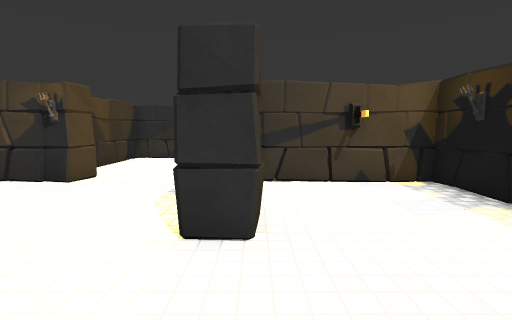
view 1 (above)

14 first-person views from a walk through a scene from a Unity 3-D project. The camera is 1.3 m above the floor, tilts 6° down and sees 85° across. The floor is counted in squares, 1 m on a side. Each view is taken from the middle of a square. On the plan, view 1 faces up. The plan holds only what a view shows up to about 13 squares ahead; the rest is blank. Some animated figures are left out. Door leaves are left out, so doorways stand open. Surface patterns are stand-ins for the level's own textures.

view 2
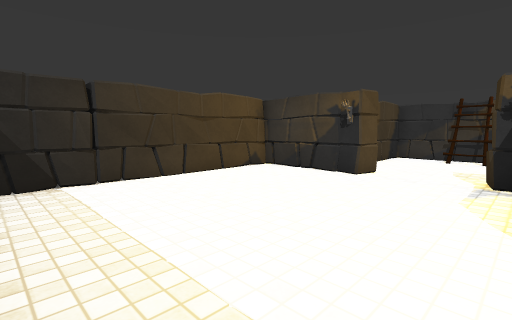

view 3
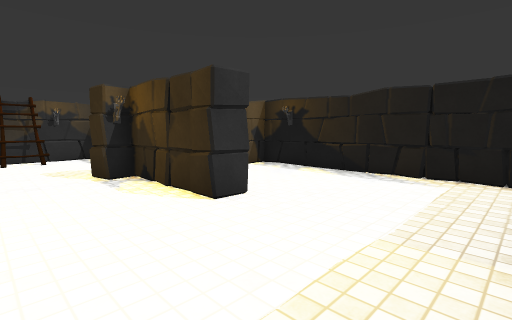

view 4
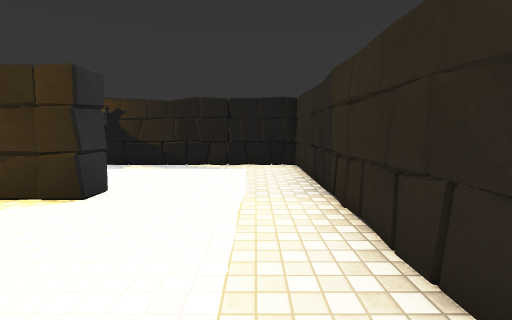

view 5
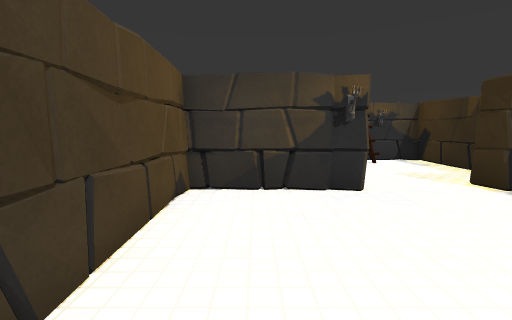

view 6
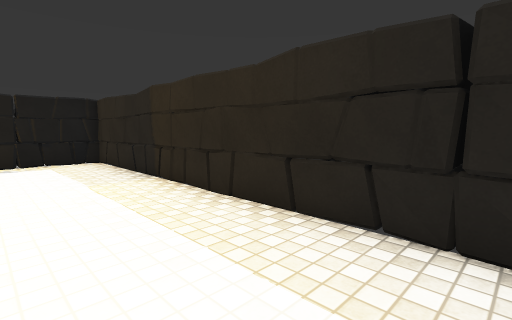

view 7
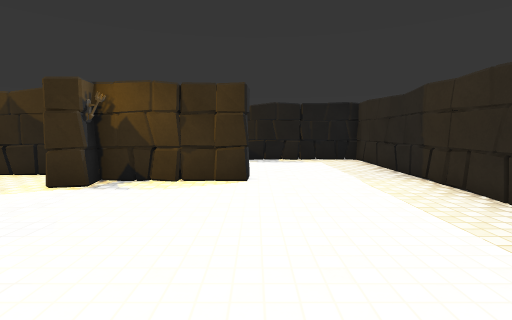

view 8
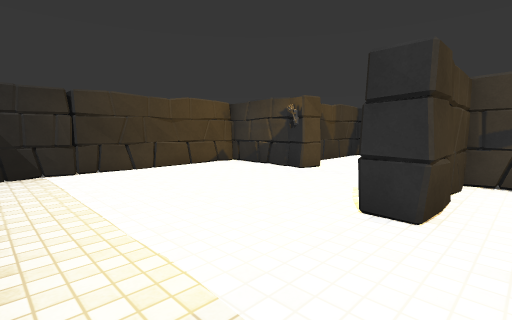

view 9
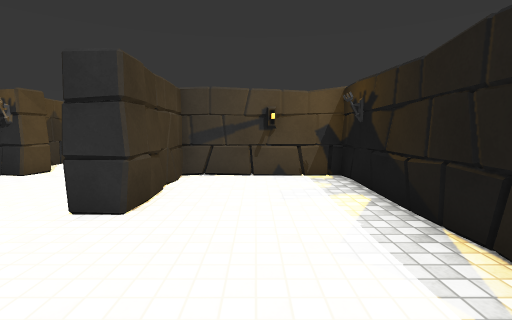

view 10
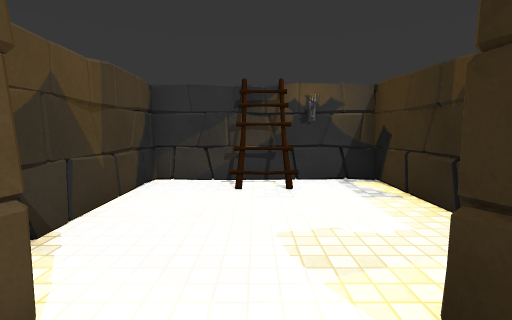

view 11
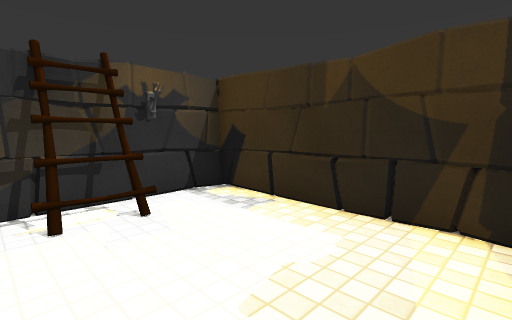

view 12
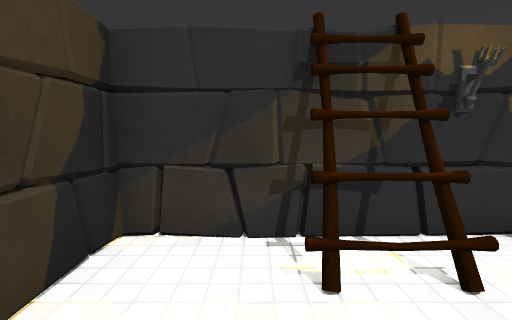

view 13
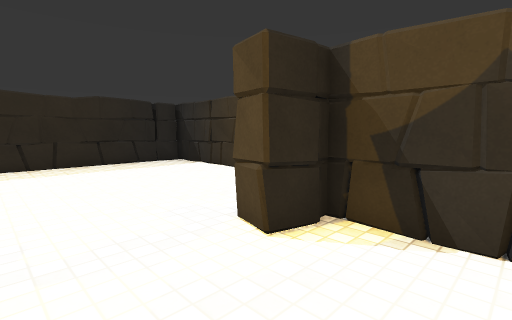

view 14
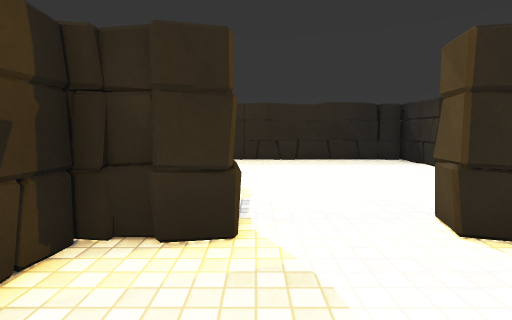

### Floor plan
Points are (right, up) in squares from view 1. A wall is a line through its corners. A room is listed if a view was taken in it or the views show most of it. See-through windows are left out.
Room 1 (views 1, 2, 3, 4, 5, 6, 7, 8, 9, 10)
walls: (-1, 3.3) (-0.8, 7.1); (-0.8, 4) (-0.9, 6.1); (0.1, 4.8) (0, 3.2); (-1.1, 5.5) (-0.7, 6.5); (-0.1, 7) (-0.1, 4.1); (0.3, 7.1) (0.2, 6.6); (-5.4, 7) (-8.4, 7) (-8.5, 6.5); (-7.4, -1.5) (-6.5, -1.6); (-8.5, 3.1) (-8.3, 2.3); (-6.2, 7.1) (-6.8, 6.9); (-8.7, 2.5) (-8.4, -0.7); (-8.6, -0.5) (-8.4, -1); (-8.6, -1.1) (-8.5, -1.5) (4.5, -1.5) (4.4, 7) (-0.2, 7) (0.1, 3.2) (-1, 3.3) (-0.8, 4.1); (-8.4, 7) (-8.6, -1.5)
low walls: (-0.9, -1.6) (0, -1.5); (-3.6, -1.5) (-3, -1.6) (-1.4, -1.4); (-8.5, 3.1) (-8.6, 2.5); (4.6, 0.3) (4.4, 2.4); (4.4, -0.5) (4.5, 0.3)
ways out: open door at (-3, 7) to room 2
objects: torch (-5, 7); lever (2, 6) to (2, 7); torch (4, 6)
Room 2 (views 11, 12, 13, 14)
walls: (-1.8, 7.8) (-0.8, 7.9); (-0.9, 7.8) (0.1, 7.7) (0.1, 13.3) (-0.7, 13.3); (-0.8, 7.8) (0.1, 7.8); (-5.6, 8) (-4.3, 7.7); (-3.4, 13.3) (-5.6, 13.3); (-1.7, 6.9) (-1.7, 7.8); (-5.5, 12.3) (-5.8, 11.9); (-4.2, 13.2) (-4.6, 13.4); (-0.9, 13.2) (-1.4, 13.4); (-5.6, 13.2) (-5.7, 12.6); (-5.7, 13.2) (-5.7, 7.7); (0.1, 13.3) (-1.6, 13.3)
low walls: (-5.7, 9.7) (-5.8, 9); (-5.7, 9.1) (-5.6, 8); (-3.6, 13.3) (-4.4, 13.4); (-1.7, 6.9) (-1.8, 7.8); (0.1, 8.4) (0, 9.3); (-4.2, 13.3) (-5.6, 13.2)
ways out: open door at (-3, 7) to room 1
objects: other object (-3, 12) to (-3, 13); torch (-2, 13)

Where each view was taken, in squares from view 1:
view 1: 0 up, 0 right, facing up
view 2: 1 down, 1 left, facing up-left
view 3: 1 down, 4 left, facing up-right
view 4: 0 up, 6 left, facing right
view 5: 1 up, 7 left, facing up
view 6: 2 up, 8 left, facing down-right
view 7: 3 up, 8 left, facing right
view 8: 1 down, 1 right, facing up-left
view 9: 1 down, 2 right, facing up
view 10: 6 up, 3 left, facing up
view 11: 8 up, 4 left, facing up-right
view 12: 10 up, 4 left, facing up
view 13: 10 up, 2 left, facing down-left
view 14: 11 up, 2 left, facing down
